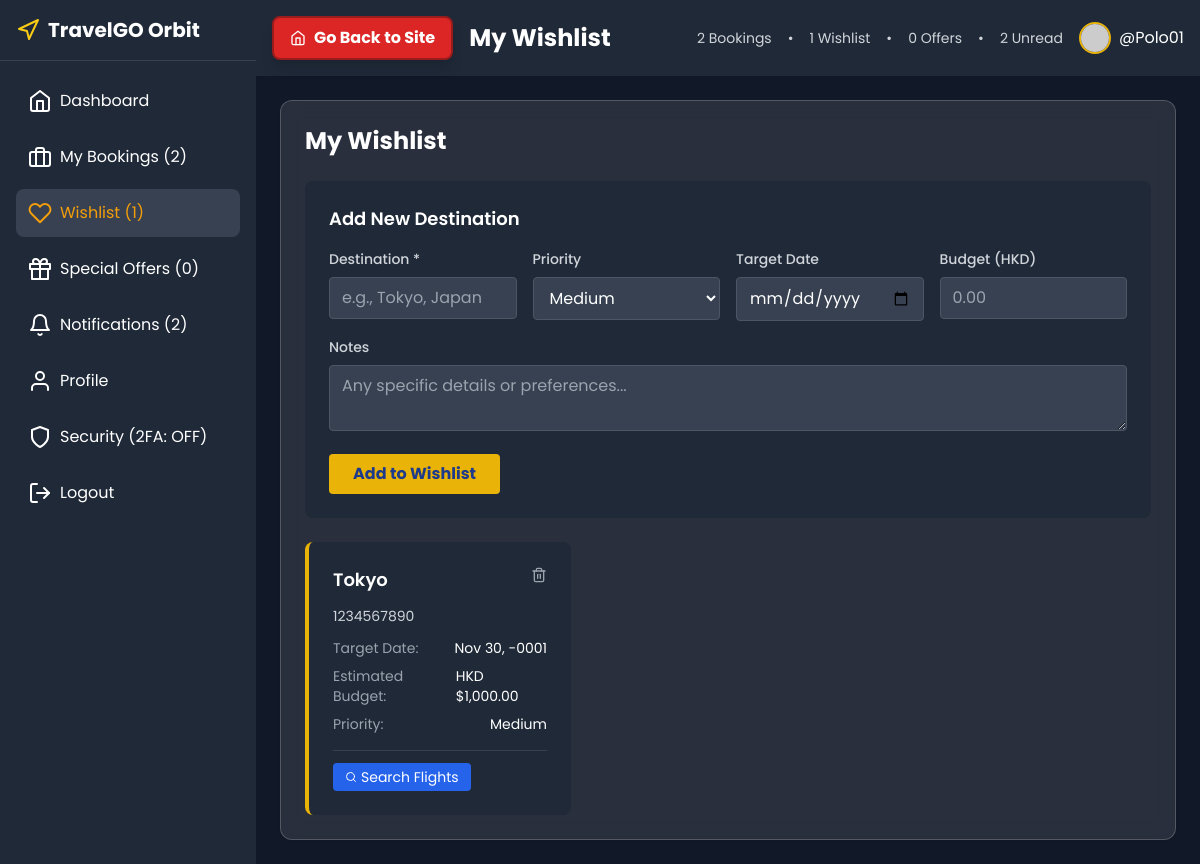
The page /dashboard.php?view=wishlist (signed in) on the database its author committed.
### tables this page shows
CREATE TABLE `user_wishlist` (
  `id` int(11) NOT NULL,
  `user_id` int(11) DEFAULT NULL,
  `destination` varchar(255) NOT NULL,
  `notes` text DEFAULT NULL,
  `priority` enum('low','medium','high') DEFAULT 'medium',
  `target_date` date DEFAULT NULL,
  `estimated_budget` decimal(10,2) DEFAULT NULL,
  `created_at` timestamp NOT NULL DEFAULT current_timestamp()
);

### dashboard.php (the view, shortened to what the rows shown need)
<?php
require 'connection.php';
$bookingsCount = 0;
$wishlistCount = 0;
try {
    $bookingsStmt = $pdo->prepare("SELECT COUNT(*) as count FROM bookings WHERE user_id = ?");
    $bookingsStmt->execute([$_SESSION['user_id']]);
    $bookingsResult = $bookingsStmt->fetch();
    $bookingsCount = $bookingsResult ? $bookingsResult['count'] : 0;
    $wishlistStmt = $pdo->prepare("SELECT COUNT(*) as count FROM user_wishlist WHERE user_id = ?");
    $wishlistStmt->execute([$_SESSION['user_id']]);
    $wishlistResult = $wishlistStmt->fetch();
    $wishlistCount = $wishlistResult ? $wishlistResult['count'] : 0;
} catch (Exception $e) {
    error_log("Dashboard stats error: " . $e->getMessage());
}
$userOffers = [];
$availableOffersCount = 0;
try {
    $offersStmt = $pdo->prepare("
        SELECT uo.*, c.code, c.description, c.discount_type, c.discount_value, c.min_amount, c.max_discount
        FROM user_offers uo
        JOIN coupons c ON uo.offer_code = c.code
        WHERE uo.user_id = ? AND uo.is_used = 0 AND uo.valid_until > NOW()
    ");
    $offersStmt->execute([$_SESSION['user_id']]);
    $userOffers = $offersStmt->fetchAll();
    $availableOffersCount = count($userOffers);
} catch (Exception $e) {
    error_log("Dashboard offers error: " . $e->getMessage());
}
$current_view = $_GET['view'] ?? 'dashboard';
$wishlistStmt = $pdo->prepare("SELECT * FROM user_wishlist WHERE user_id = ? ORDER BY created_at DESC");
$wishlistStmt->execute([$_SESSION['user_id']]);
$wishlist = $wishlistStmt->fetchAll();
$bookingsStmt = $pdo->prepare("
    SELECT b.*,
           t.transaction_id,
           t.status as payment_status,
           JSON_EXTRACT(b.flight_details, '$.flight_data.airline_name') as airline_name,
           JSON_EXTRACT(b.flight_details, '$.flight_data.flight_number') as flight_number,
           JSON_EXTRACT(b.flight_details, '$.flight_data.origin') as origin,
           JSON_EXTRACT(b.flight_details, '$.flight_data.destination') as destination,
           JSON_EXTRACT(b.flight_details, '$.selected_seats') as selected_seats,
           b.created_at as booking_date
    FROM bookings b
    LEFT JOIN transactions t ON b.id = t.booking_id
    WHERE b.user_id = ?
    ORDER BY b.created_at DESC
    LIMIT 10
");
$bookingsStmt->execute([$_SESSION['user_id']]);
$bookings = $bookingsStmt->fetchAll();
?>
<!DOCTYPE html>
<html lang="en">
<head>
    <link rel="stylesheet" href="https://cdnjs.cloudflare.com/ajax/libs/cropperjs/1.5.13/cropper.min.css">
    <script src="https://cdn.tailwindcss.com"></script>
</head>
<body>
    <div class="flex h-screen">
        <div class="flex-1 overflow-auto bg-gray-900">
            <header class="bg-gray-800 shadow-sm p-4 flex justify-between items-center">
                <div class="flex items-center">
                    <h1 class="text-2xl font-bold text-white">
                        <?php
                        switch ($current_view) {
                            case 'wishlist':
                                echo 'My Wishlist';
                                break;
                        }
                        ?>
                    </h1>
                </div>
            </header>
            <main class="p-6">
                <?php if ($current_view === 'dashboard'): ?>
                    <div class="grid grid-cols-1 md:grid-cols-3 gap-6 mb-6">
                        <div class="card-dark p-6 rounded-xl shadow-sm">
                            <div class="flex items-center justify-between">
                                <div>
                                    <p class="text-gray-300">Upcoming Trips</p>
                                    <h3 class="text-2xl font-bold text-white"><?= $bookingsCount ?></h3>
                                </div>
                                <div class="p-3 rounded-full bg-blue-900 text-blue-300">
                                    <i data-feather="calendar"></i>
                                </div>
                            </div>
                        </div>
                        <div class="card-dark p-6 rounded-xl shadow-sm">
                            <div class="flex items-center justify-between">
                                <div>
                                    <p class="text-gray-300">Wishlist Items</p>
                                    <h3 class="text-2xl font-bold text-white"><?= $wishlistCount ?></h3>
                                </div>
                                <div class="p-3 rounded-full bg-green-900 text-green-300">
                                    <i data-feather="heart"></i>
                                </div>
                            </div>
                        </div>
                        <div class="card-dark p-6 rounded-xl shadow-sm">
                            <div class="flex items-center justify-between">
                                <div>
                                    <p class="text-gray-300">Available Offers</p>
                                    <h3 class="text-2xl font-bold text-white"><?= $availableOffersCount ?></h3>
                                </div>
                                <div class="p-3 rounded-full bg-yellow-900 text-yellow-300">
                                    <i data-feather="gift"></i>
                                </div>
                            </div>
                        </div>
                    </div>
                    <div class="card-dark p-6 rounded-xl shadow-sm mb-6">
                        <h2 class="text-xl font-bold text-white mb-4">Quick Actions</h2>
                        <div class="grid grid-cols-1 md:grid-cols-2 lg:grid-cols-4 gap-4">
                            <a href="index.php" class="bg-blue-900 hover:bg-blue-800 p-4 rounded-lg text-center transition-colors">
                                <i data-feather="plane" class="w-8 h-8 text-blue-300 mx-auto mb-2"></i>
                                <span class="font-medium text-white">Book Flights</span>
                            </a>
                            <a href="dashboard.php?view=wishlist" class="bg-green-900 hover:bg-green-800 p-4 rounded-lg text-center transition-colors">
                                <i data-feather="heart" class="w-8 h-8 text-green-300 mx-auto mb-2"></i>
                                <span class="font-medium text-white">My Wishlist</span>
                            </a>
                            <a href="dashboard.php?view=offers" class="bg-purple-900 hover:bg-purple-800 p-4 rounded-lg text-center transition-colors">
                                <i data-feather="gift" class="w-8 h-8 text-purple-300 mx-auto mb-2"></i>
                                <span class="font-medium text-white">Special Offers</span>
                            </a>
                            <a href="dashboard.php?view=profile" class="bg-indigo-900 hover:bg-indigo-800 p-4 rounded-lg text-center transition-colors">
                                <i data-feather="user" class="w-8 h-8 text-indigo-300 mx-auto mb-2"></i>
                                <span class="font-medium text-white">My Profile</span>
                            </a>
                        </div>
                    </div>
                    <div class="grid grid-cols-1 lg:grid-cols-2 gap-6">
                        <div class="card-dark p-6 rounded-xl shadow-sm">
                            <h2 class="text-xl font-bold text-white mb-4">Recent Bookings</h2>
                            <?php if (empty($bookings)): ?>
                                <p class="text-gray-400 text-center py-4">No bookings yet. <a href="index.php" class="text-blue-400 hover:text-blue-300">Book your first flight!</a></p>
                            <?php else: ?>
                                <div class="space-y-4">
                                    <?php foreach (array_slice($bookings, 0, 3) as $booking): ?>
                                        <div class="flex justify-between items-center p-4 bg-gray-800 rounded-lg">
                                            <div>
                                                <h3 class="font-semibold text-white">Booking #<?= htmlspecialchars($booking['booking_reference']) ?></h3>
                                                <p class="text-sm text-gray-400"><?= $booking['airline_name'] ?> • <?= htmlspecialchars($booking['origin']) ?> to <?= htmlspecialchars($booking['destination']) ?></p>
                                                <p class="text-sm text-gray-400">Status: <?= ucfirst($booking['status']) ?></p>
                                            </div>
                                            <span class="px-3 py-1 bg-blue-900 text-blue-300 rounded-full text-sm">
                                                HKD $<?= number_format($booking['total_amount'], 2) ?>
                                            </span>
                                        </div>
                                    <?php endforeach; ?>
                                </div>
                                <?php if (count($bookings) > 3): ?>
                                    <div class="mt-4 text-center">
                                        <a href="dashboard.php?view=bookings" class="text-blue-400 hover:text-blue-300 text-sm">View all bookings</a>
                                    </div>
                                <?php endif; ?>
                            <?php endif; ?>
                        </div>
                        <div class="card-dark p-6 rounded-xl shadow-sm">
                            <h2 class="text-xl font-bold text-white mb-4">Available Offers</h2>
                            <?php if (empty($userOffers)): ?>
                                <p class="text-gray-400 text-center py-4">No active offers available.</p>
                            <?php else: ?>
                                <div class="space-y-3">
                                    <?php foreach (array_slice($userOffers, 0, 2) as $offer): ?>
                                        <div class="p-3 bg-gray-800 rounded-lg border-l-4 border-yellow-500">
                                            <div class="flex justify-between items-center">
                                                <div>
                                                    <h3 class="font-semibold text-white"><?= htmlspecialchars($offer['description']) ?></h3>
                                                    <p class="text-sm text-yellow-400">Code: <?= htmlspecialchars($offer['code']) ?></p>
                                                </div>
                                                <span class="px-2 py-1 bg-yellow-500 text-blue-900 rounded text-xs font-bold">
                                                    <?= $offer['discount_percent'] ?>% OFF
                                                </span>
                                            </div>
                                        </div>
                                    <?php endforeach; ?>
                                </div>
                                <?php if (count($userOffers) > 2): ?>
                                    <div class="mt-4 text-center">
                                        <a href="dashboard.php?view=offers" class="text-blue-400 hover:text-blue-300 text-sm">View all offers</a>
                                    </div>
                                <?php endif; ?>
                            <?php endif; ?>
                        </div>
                    </div>
                <?php elseif ($current_view === 'wishlist'): ?>
                    <div class="w-full">
                        <div class="card-dark p-6 rounded-xl shadow-sm">
                            <h2 class="text-2xl font-bold text-white mb-6">My Wishlist</h2>
                            <?php if (empty($wishlist)): ?>
                                <div class="text-center py-8">
                                    <i data-feather="heart" class="w-16 h-16 text-gray-500 mx-auto mb-4"></i>
                                    <h3 class="text-xl font-semibold text-gray-400 mb-2">Your wishlist is empty</h3>
                                    <p class="text-gray-500">Start adding destinations you'd love to visit!</p>
                                </div>
                            <?php else: ?>
                                <div class="grid grid-cols-1 md:grid-cols-2 lg:grid-cols-3 gap-6">
                                    <?php foreach ($wishlist as $item): ?>
                                        <div class="bg-gray-800 rounded-lg p-6 border-l-4
                                            <?= $item['priority'] === 'high' ? 'border-red-500' : ($item['priority'] === 'medium' ? 'border-yellow-500' : 'border-blue-500') ?>">
                                            <div class="flex justify-between items-start mb-3">
                                                <h3 class="text-lg font-semibold text-white"><?= htmlspecialchars($item['destination']) ?></h3>
                                                <form method="POST" class="inline">
                                                    <button type="submit" class="text-gray-400 hover:text-red-400 transition-colors">
                                                        <i data-feather="trash-2" class="w-4 h-4"></i>
                                                    </button>
                                                </form>
                                            </div>
                                            <?php if (!empty($item['notes'])): ?>
                                                <p class="text-gray-300 text-sm mb-3"><?= htmlspecialchars($item['notes']) ?></p>
                                            <?php endif; ?>
                                            <div class="space-y-2 text-sm">
                                                <?php if ($item['target_date']): ?>
                                                    <div class="flex justify-between">
                                                        <span class="text-gray-400">Target Date:</span>
                                                        <span class="text-white"><?= date('M j, Y', strtotime($item['target_date'])) ?></span>
                                                    </div>
                                                <?php endif; ?>
                                                <?php if ($item['estimated_budget']): ?>
                                                    <div class="flex justify-between">
                                                        <span class="text-gray-400">Estimated Budget:</span>
                                                        <span class="text-white">HKD $<?= number_format($item['estimated_budget'], 2) ?></span>
                                                    </div>
                                                <?php endif; ?>
                                                <div class="flex justify-between">
                                                    <span class="text-gray-400">Priority:</span>
                                                    <span class="text-white capitalize"><?= $item['priority'] ?></span>
                                                </div>
                                            </div>
                                            <div class="mt-4 pt-3 border-t border-gray-700">
                                                <a href="index.php?search=<?= urlencode($item['destination']) ?>"
                                                    class="bg-blue-600 hover:bg-blue-700 text-white px-3 py-1 rounded text-sm transition-colors inline-flex items-center">
                                                    <i data-feather="search" class="w-3 h-3 mr-1"></i>
                                                    Search Flights
                                                </a>
                                            </div>
                                        </div>
                                    <?php endforeach; ?>
                                </div>
                            <?php endif; ?>
                        </div>
                    </div>
                <?php endif; ?>
            </main>
        </div>
    </div>
</body>
</html>

### rows shown on the page
user_wishlist: destination "Tokyo", notes "1234567890", target_date "Nov 30, -0001", estimated_budget "1,000.00", priority "Medium"

### other values the page prints
$bookingsCount "2"
$wishlistCount "1"
$availableOffersCount "0"
$unreadNotifications "2"
$_SESSION['username'] "Polo01"
